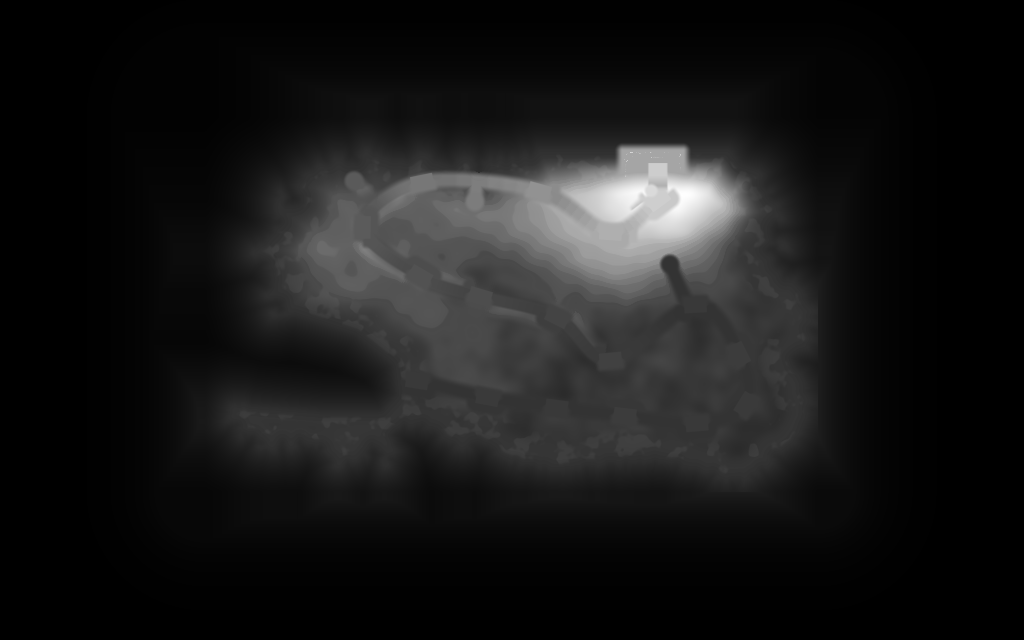
#> input picture games/vr-mini-golf-v2/pirate-shipwreck/data/heightmap.png, 1024 x 640 px
$ python make_dressing.py
#> lines starting #> are read from the running program, lines starting #| are printed output that depends on the picture; after the words box and inside, x2 and y2 are one past the last pixel; in counts of white or black regions, pixels touching at a corner belong together
"""v9 dressing generator (seeded, deterministic).
Reads  data/heightmap.png, materialmap.png, placements.json, kit_manifest_v1_1.json
Writes data/dressing.json  (item list + metrics)  and  import/dressing_data.json (compact list for the Luau placer)
Run after make_blockout.py.  python3 source/make_dressing.py
"""
import json, math, os, sys
import numpy as np
from PIL import Image
from scipy import ndimage as ndi
from scipy.spatial import cKDTree
ROOT = os.path.dirname(os.path.dirname(os.path.abspath(__file__)))
sys.path.insert(0, os.path.join(ROOT, 'source'))
from layout import CELL, GW, GH, X0, Z0, HMIN, HMAX, CLEAR, REST_SIZE
rng = np.random.default_rng(20261031)
RES = 2.0
NX, NZ = int(GW * CELL / RES), int(GH * CELL / RES)
def cx_(i): return X0 + (i + 0.5) * RES
def ij(x, z): return int((z - Z0) // RES), int((x - X0) // RES)
II, JJ = np.meshgrid(np.arange(NX), np.arange(NZ))
WX = X0 + (II + 0.5) * RES; WZ = Z0 + (JJ + 0.5) * RES

hm = np.asarray(Image.open(f'{ROOT}/data/heightmap.png')).astype(np.float64)
h = HMIN + hm / 65535.0 * (HMAX - HMIN)
h2 = ndi.zoom(h, 2, order=1)              # world-grid heights (heightmap units)
h2r = h2 + 1.97                           # rendered surface bias
mat = np.asarray(Image.open(f'{ROOT}/data/materialmap.png'))
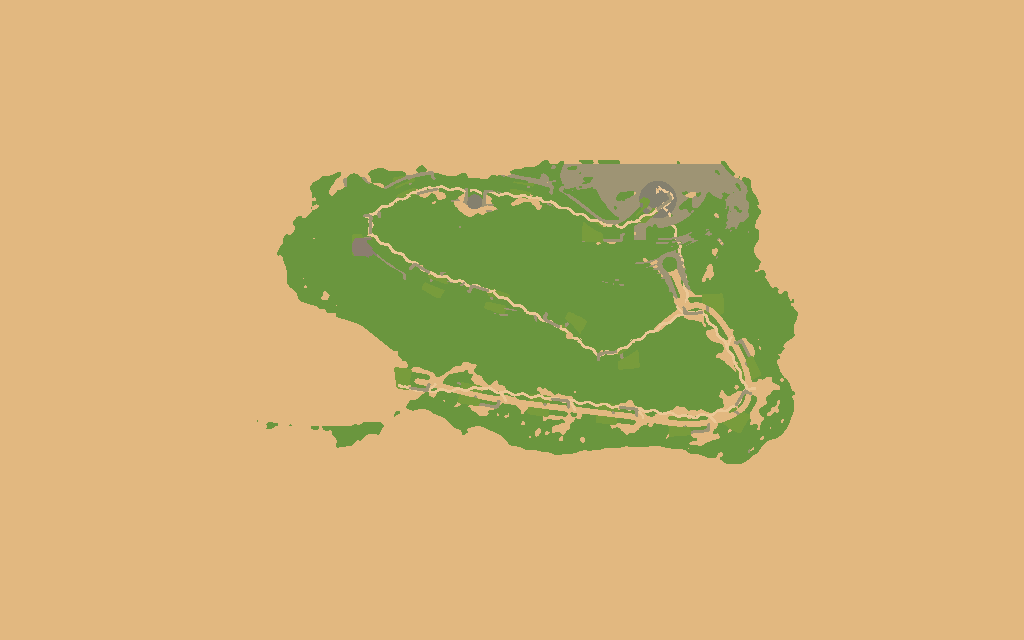
#> input picture games/vr-mini-golf-v2/pirate-shipwreck/data/materialmap.png, 1024 x 640 px
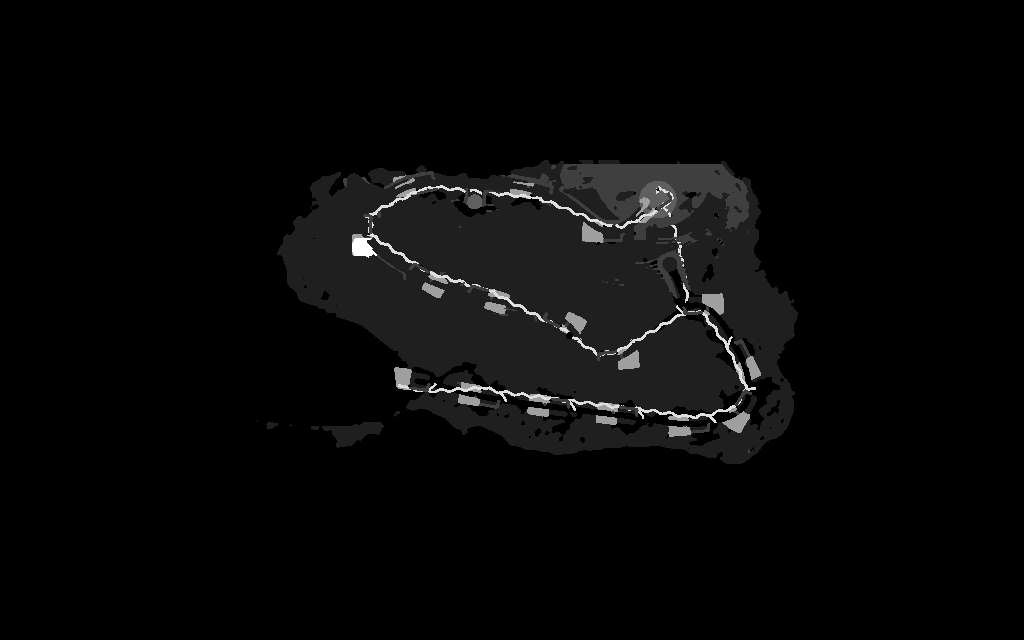
#> mat: shape (640, 1024); min 1, max 9, mean 1.25; drawn with min black and max white
mat2 = np.kron(mat, np.ones((2, 2), dtype=mat.dtype))
land = h2 > 0.8
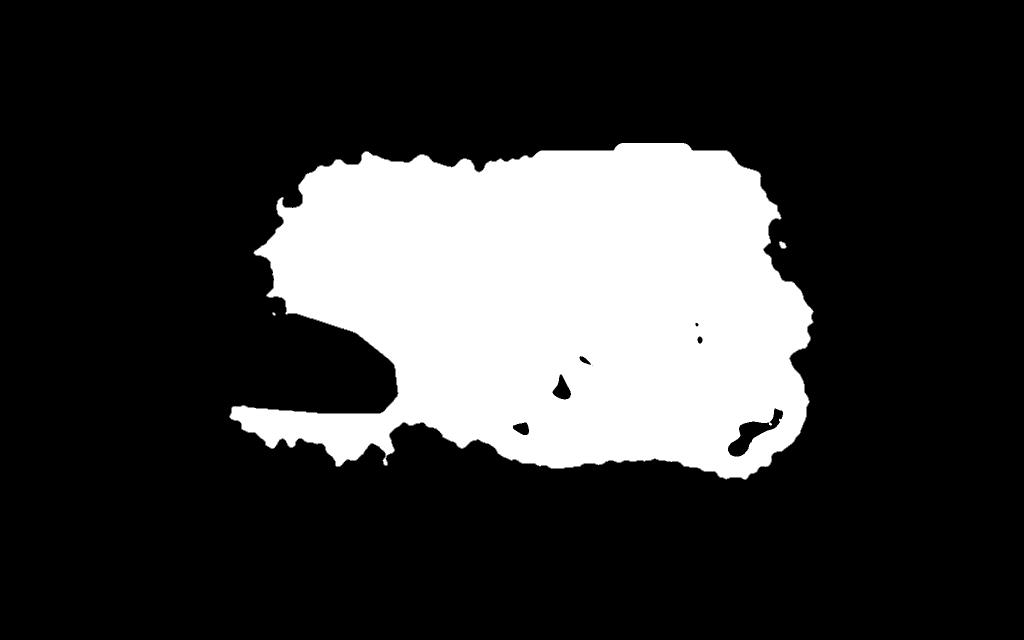
#> land: shape (1280, 2048) bool (shown at 1/2 size); 21.7% white; 3 white regions, box (x1, y1, x2, y2) and area: (459, 286, 1627, 959) 569675, (1558, 483, 1573, 497) 143, (545, 625, 551, 631) 28
sd_in = ndi.distance_transform_edt(land) * RES          # distance inland from the shore
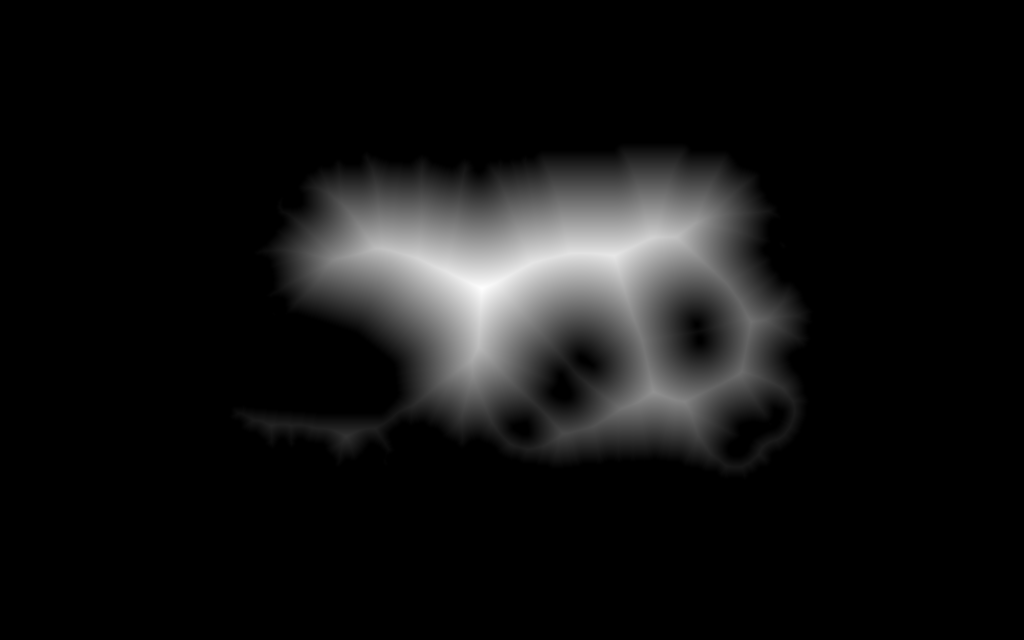
#> sd_in: shape (1280, 2048) float64 (shown at 1/2 size); min 0, max 464.4, mean 33.4; drawn with min black and max white
sd_out = ndi.distance_transform_edt(~land) * RES        # distance out to sea from land
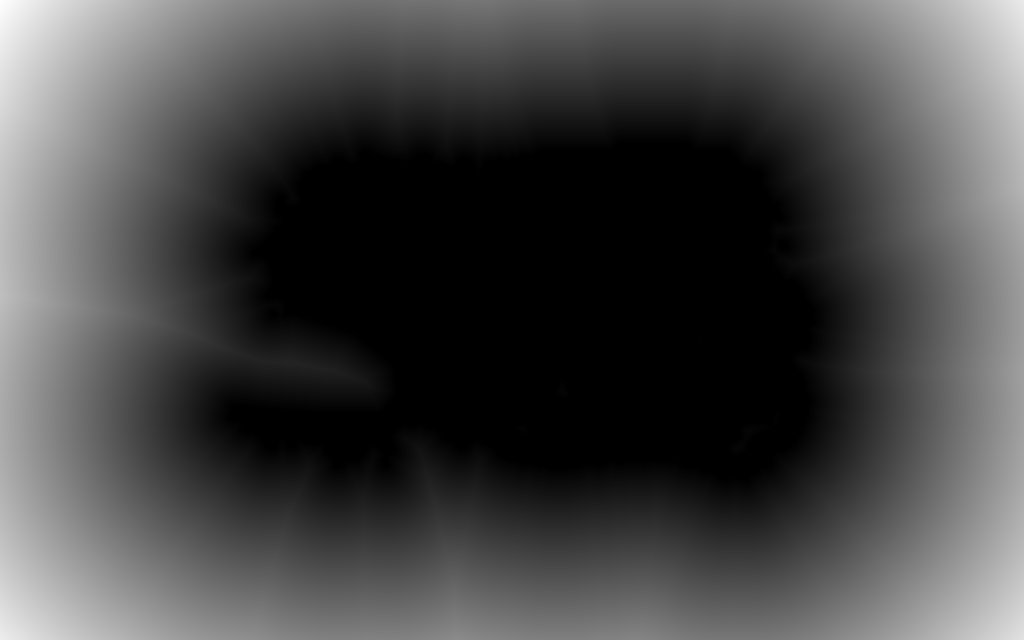
#> sd_out: shape (1280, 2048) float64 (shown at 1/2 size); min 0, max 1369.4, mean 379.7; drawn with min black and max white
gz, gx = np.gradient(ndi.gaussian_filter(h2r, 2.0)); slope = np.hypot(gx, gz) / RES
#> after `gz, gx = np.gradient(ndi.gaussian_filter(h2r, 2.0))`:
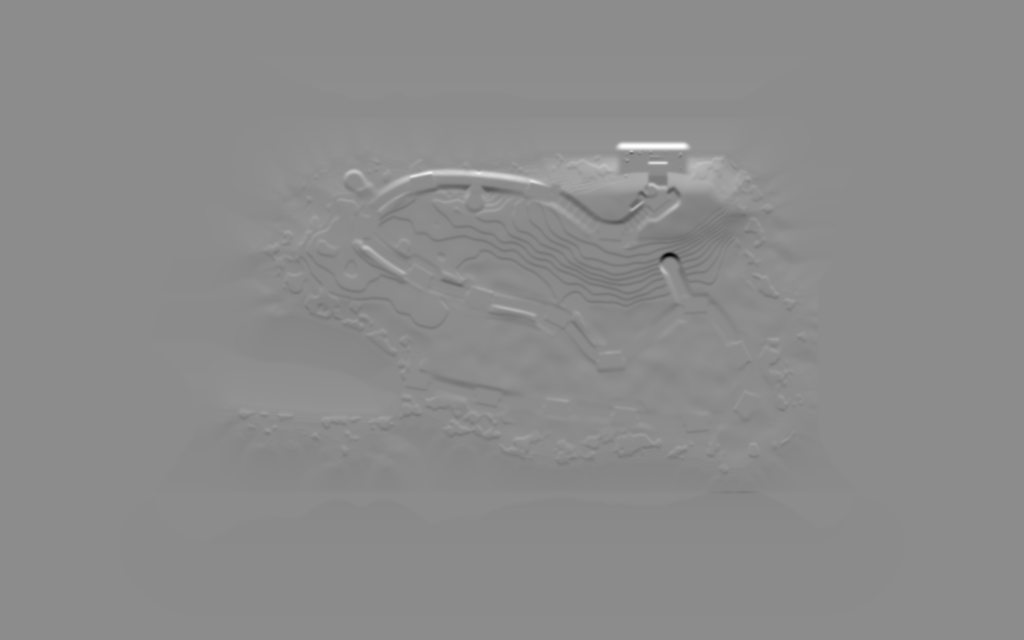
#> gz: shape (1280, 2048) float64 (shown at 1/2 size); min -6.89, max 5.65, mean -0.000213; drawn with min black and max white
#> after `slope = np.hypot(gx, gz) / RES`:
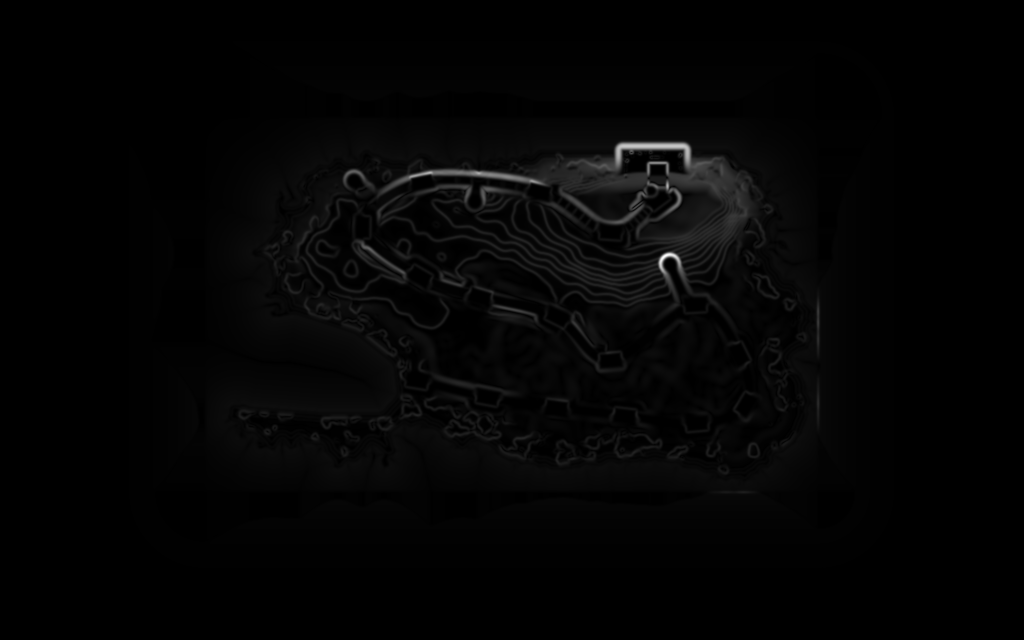
#> slope: shape (1280, 2048) float64 (shown at 1/2 size); min 0, max 3.59, mean 0.065; drawn with min black and max white

#> (the run stopped early here; a loop or call above may not have finished)
